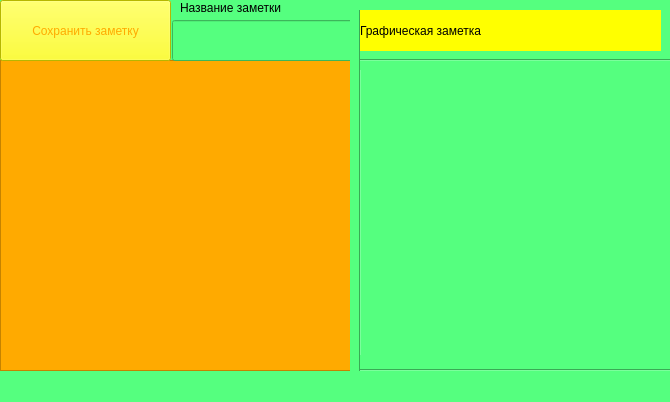
<?xml version="1.0" encoding="UTF-8"?>
<ui version="4.0">
 <class>MainWindow</class>
 <widget class="QMainWindow" name="MainWindow">
  <property name="geometry">
   <rect>
    <x>0</x>
    <y>0</y>
    <width>670</width>
    <height>402</height>
   </rect>
  </property>
  <property name="windowTitle">
   <string>MainWindow</string>
  </property>
  <property name="styleSheet">
   <string notr="true">background-color: rgb(255, 28, 21);
background-color: rgb(85, 255, 127);</string>
  </property>
  <widget class="QWidget" name="centralwidget">
   <widget class="QTextEdit" name="textEdit">
    <property name="geometry">
     <rect>
      <x>0</x>
      <y>60</y>
      <width>351</width>
      <height>311</height>
     </rect>
    </property>
    <property name="styleSheet">
     <string notr="true">background-color: rgb(255, 170, 0);</string>
    </property>
   </widget>
   <widget class="QPushButton" name="save_2">
    <property name="geometry">
     <rect>
      <x>0</x>
      <y>0</y>
      <width>171</width>
      <height>61</height>
     </rect>
    </property>
    <property name="styleSheet">
     <string notr="true">
font: 13pt &quot;Microsoft YaHei&quot;;
color: rgb(255, 170, 0);
background-color: rgb(255, 255, 0);</string>
    </property>
    <property name="text">
     <string>Сохранить заметку</string>
    </property>
   </widget>
   <widget class="QLineEdit" name="lineEdit">
    <property name="geometry">
     <rect>
      <x>172</x>
      <y>20</y>
      <width>181</width>
      <height>41</height>
     </rect>
    </property>
   </widget>
   <widget class="QLabel" name="label">
    <property name="geometry">
     <rect>
      <x>180</x>
      <y>0</y>
      <width>151</width>
      <height>16</height>
     </rect>
    </property>
    <property name="styleSheet">
     <string notr="true">font: 11pt &quot;MS Shell Dlg 2&quot;;</string>
    </property>
    <property name="text">
     <string>Название заметки</string>
    </property>
   </widget>
   <widget class="Line" name="line">
    <property name="geometry">
     <rect>
      <x>350</x>
      <y>10</y>
      <width>20</width>
      <height>361</height>
     </rect>
    </property>
    <property name="orientation">
     <enum>Qt::Vertical</enum>
    </property>
   </widget>
   <widget class="Line" name="line_2">
    <property name="geometry">
     <rect>
      <x>360</x>
      <y>50</y>
      <width>311</width>
      <height>20</height>
     </rect>
    </property>
    <property name="orientation">
     <enum>Qt::Horizontal</enum>
    </property>
   </widget>
   <widget class="Line" name="line_4">
    <property name="geometry">
     <rect>
      <x>360</x>
      <y>355</y>
      <width>321</width>
      <height>31</height>
     </rect>
    </property>
    <property name="orientation">
     <enum>Qt::Horizontal</enum>
    </property>
   </widget>
   <widget class="QLabel" name="label_2">
    <property name="geometry">
     <rect>
      <x>360</x>
      <y>10</y>
      <width>301</width>
      <height>41</height>
     </rect>
    </property>
    <property name="styleSheet">
     <string notr="true">font: 18pt &quot;MS Shell Dlg 2&quot;;
background-color: rgb(255, 255, 0);</string>
    </property>
    <property name="text">
     <string>Графическая заметка</string>
    </property>
   </widget>
   <zorder>textEdit</zorder>
   <zorder>save_2</zorder>
   <zorder>lineEdit</zorder>
   <zorder>label</zorder>
   <zorder>line</zorder>
   <zorder>line_2</zorder>
   <zorder>label_2</zorder>
   <zorder>line_4</zorder>
  </widget>
  <widget class="QMenuBar" name="menubar">
   <property name="geometry">
    <rect>
     <x>0</x>
     <y>0</y>
     <width>670</width>
     <height>20</height>
    </rect>
   </property>
  </widget>
 </widget>
 <resources/>
 <connections/>
</ui>
